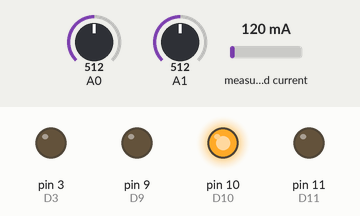
This sketch was run on a simulated Arduino Uno, built for the host (arithmetic inside an expression is 32-bit, double 64-bit). Parts: output pins drawn as LEDs (lit = HIGH). Inputs (shaded band) come from the test bench; at power-on: A0 = 512, A1 = 512, measured current 120 mA. Pins used as bus, display or sensor lines are not drawn; what the sketch prints to the serial monitor is not drawn.

Above: at 4.2 s.
4.3 s: A0 set to 11
7.3 s: A0 set to 8
10.3 s: A1 set to 94
11.8 s: A1 set to 77
Timing chart, 0 to 14.8 s (numbered marks = the images above; inputs shaded):
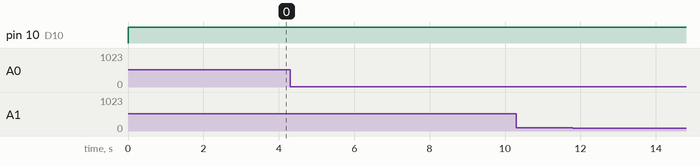

Measured:
- after the input at 4.3 s, every drawn part: stays the same
- after the input at 7.3 s, every drawn part: stays the same
- after the input at 10.3 s, every drawn part: stays the same
- after the input at 11.8 s, every drawn part: stays the same

The sketch:

SensoryOPAM.ino
```cpp
#define PI 3.1415926535897932384626433832795
#include "SDL_Arduino_INA3221.h"
SDL_Arduino_INA3221 ina3221;

// the three channels of the INA3221 named for SunAirPlus Solar Power Controller channels (www.switchdoc.com)
#define LIPO_BATTERY_CHANNEL 1
//#define SOLAR_CELL_CHANNEL 2
//#define OUTPUT_CHANNEL 3

float Kp=5, Ki=26;//, Td=0;
int D10=10,D4=4,D3=3,D5=5,D9=9,D11=11;
float mil,sec=0,t;
float Out1,Out2,Out1a,Out1b,Out2a,Out2b;
float e,u,un,en,SPo,SensorC=0,IOut=0,IOut_1=0,eKp,DOut=0,DOut_1=0;
float shuntvoltage1 = 0;
float busvoltage1 = 0;
float current_mA1 = 0;
float loadvoltage1 = 0;
float frecuencia=1000;
float T=1/frecuencia;
double Corriente_Opamp;

void setup(){
  Serial.begin(9600);
  pinMode(D10, OUTPUT);
  pinMode(D4, OUTPUT);
  pinMode(D3, OUTPUT);
  pinMode(D5, OUTPUT);
  pinMode(D9, OUTPUT);
  pinMode(D11, OUTPUT);


  //******************************* INA3221*****************************
  //Serial.println("SDA_Arduino_INA3221_Test");
  //Serial.println("Measuring voltage and current with ina3221 ...");
  ina3221.begin();
  //Serial.print("Manufactures ID=0x");
  int MID;
  MID = ina3221.getManufID();
  //Serial.println(MID,HEX);
  //********************************************************************
  noInterrupts();           // deshabilita las interrupciones

  //**********************TIMER 0**********************

   TCCR0A = 0;                        // importante colocar en cero
   TCCR0B = 0;                        // importante colocar en cero
   TCNT0  = 0;                        // importante colocar en cero

   TCCR0A |= (1 << WGM01);            // CTC mode
   TCCR0B = _BV(CS02)| _BV(CS00);     // Clock/1024   //prescaler1024
   OCR0A  = 15; //(16000000/1024/frec=1000Hz)-1;       //
   TIMSK0 |= (1 << OCIE0A);           // enable

  //*********************TIMER 2***********************

   TCCR2A = 0;                        // importante colocar en cero
   TCCR2B = 0;                        // importante colocar en cero
   TCNT2  = 0;                        // importante colocar en cero

  //*********TIMER 2 Fast PWM 8-bit mode***************
  TCCR2A = _BV(COM2A1) | _BV(COM2B1) | _BV(WGM21) | _BV(WGM20);  //Clear mode
  TCCR2B = (0 << CS22)| _BV(CS20);
  interrupts();


}

ISR(TIMER0_COMPA_vect){          // timer 0  (cada 1 mS)
 mil =mil+1;
 if(mil == 1000.0){
     sec=sec+1.0;
    mil=0;
  }
 t= sec+mil/1000.0;

 //Out1 = 255.0*sin(2.0*PI*0.2*t);     // SENO para EL PIN D3, D4 y D5
 //Out2 = 100.0*sin(2.0*PI*0.5*t);    // SENO para EL PIN D11, D10 y D9

u=40.0*sin(2.0*PI*0.2*t)+60;
/*
e=SPo-SensorC;

//*******Control Proporcional*********
eKp=Kp*e;
//*******Control Integral*************
IOut=e*Ki*T+IOut_1;
IOut_1=IOut;
//*******Control Derivativo**********
/*
DOut=(e*Td-DOut_1)/T;
DOut_1=e*Td;


u=eKp+IOut;//+DOut;
u=constrain(u,-254,254);
*/
if (u >= 0.0) {  un = u;digitalWrite(D4,HIGH);digitalWrite(D5,LOW);OCR2B  =  50;} // D4 y D5 Compuerta AND seno POSITIVO
else { un = -u;digitalWrite(D4,LOW);digitalWrite(D5,HIGH);OCR2B  =  abs(50);} // D4 y D5 Compuerta AND seno NEGATIVO

if (u >= 0.0) {  Out2a = Out2;digitalWrite(D10,HIGH);digitalWrite(D9,LOW);OCR2A=u;SensorC=current_mA1;} // D10 y D9 Compuerta AND seno POSITIVO
else { Out2b = abs(Out2);digitalWrite(D10,LOW);digitalWrite(D9,HIGH);OCR2A=abs(u);SensorC=-current_mA1;} // D10 y 9 Compuerta AND seno NEGATIVO

}

void loop() {
  //*********Lectura del A0**********
  float Offset=500;
  float sen0=analogRead(A0);
  double sen1=analogRead(A1)*5.0/1024.0/42.0/0.1*100.0;
  double senmap=5.0*sen0/1024.0; //Conversion 1024 a 5V
  Corriente_Opamp=senmap;
  //**********************Leyendas*********************
  Serial.println("A0,A1,SetPoint,Corriente");
  //*************************************************** IMPORTANTE NO MOVER O HAY CONFLICTO CON EL INA3221
 Serial.print(sen0);
 Serial.print(",");
 Serial.print(sen1);
 Serial.print(",");
 //**********************************

//*************************INA3221*************************************
  current_mA1 = ina3221.getCurrent_mA(LIPO_BATTERY_CHANNEL);
 //*******************************************************************

Serial.print(u);
/*
Serial.print(",");
Serial.print(e);
Serial.print(",");
Serial.print(SPo);
*/
Serial.print(",");
Serial.println(SensorC);

}
```
